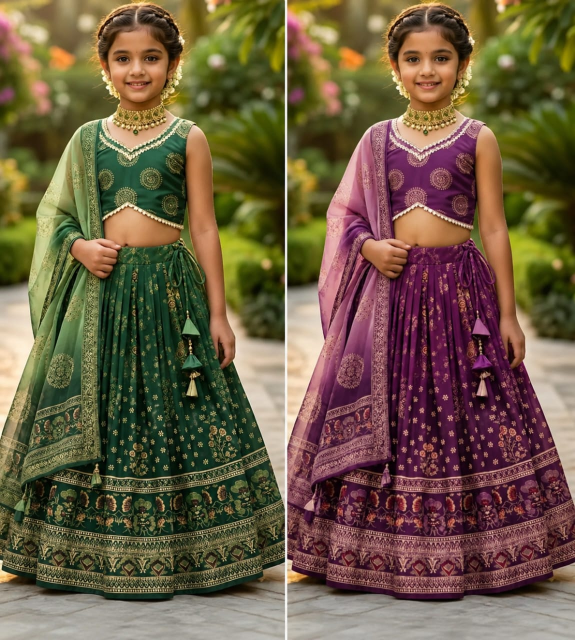
#> input picture pics/WhatsApp Image 2026-09-16 at 7.36.14 PM (2).jpeg, 1150 x 1280 px, found by its file name (shown at 1/2 size)
$ python crop_twins.py
#> lines starting #> are read from the running program, lines starting #| are printed output that depends on the picture
import os
from PIL import Image, ImageOps

im = Image.open("pics/WhatsApp Image 2026-09-16 at 7.36.14 PM (2).jpeg")
#> im is the input picture: PIL image 1150x1280 RGB; mean R, G, B 109.3, 92.2, 67.6
im = ImageOps.exif_transpose(im).convert("RGB")
w, h = im.size
#> w = 1150; h = 1280
os.makedirs("tools/assets/img", exist_ok=True)
for name, box in (("malligai_l", (0, 0, w // 2, h)), ("malligai_r", (w // 2, 0, w, h))):
    crop = im.crop(box)
    crop.thumbnail((560, 800), Image.LANCZOS)
    out = f"tools/assets/img/{name}.jpg"
    crop.save(out, "JPEG", quality=68, optimize=True, progressive=True)
    print(name, crop.size, round(os.path.getsize(out) / 1024, 1), "KB")
#> this loop made 2 passes
#> pass 1, `crop = im.crop(box)`:
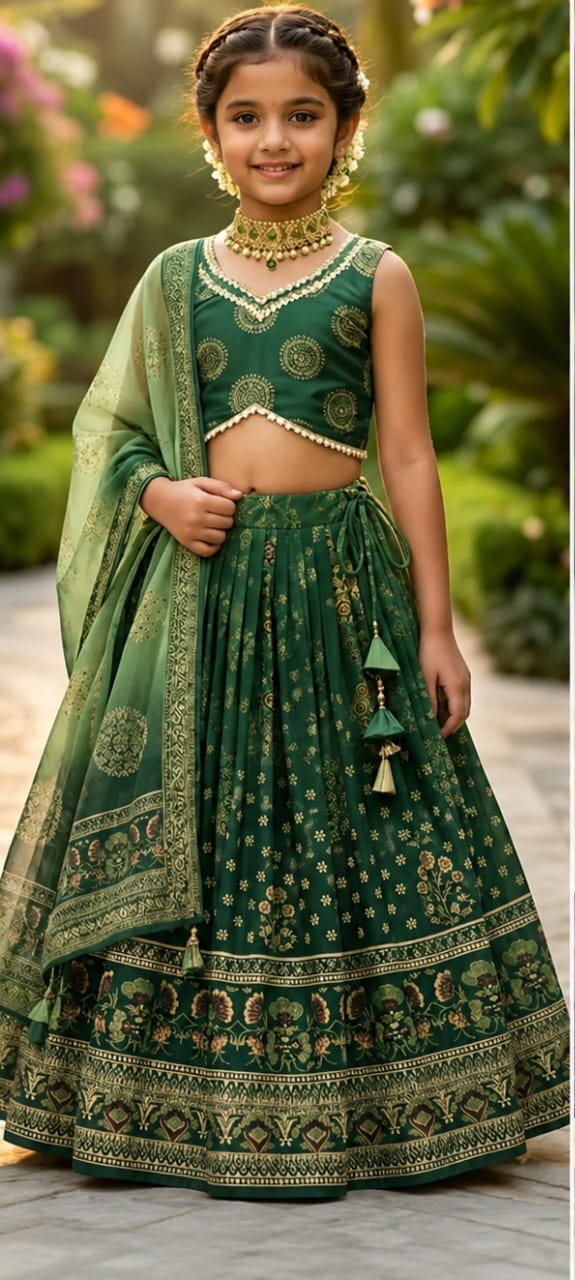
#> crop: PIL image 575x1280 RGB; mean R, G, B 102, 101, 64.6
#> pass 2, `crop = im.crop(box)`:
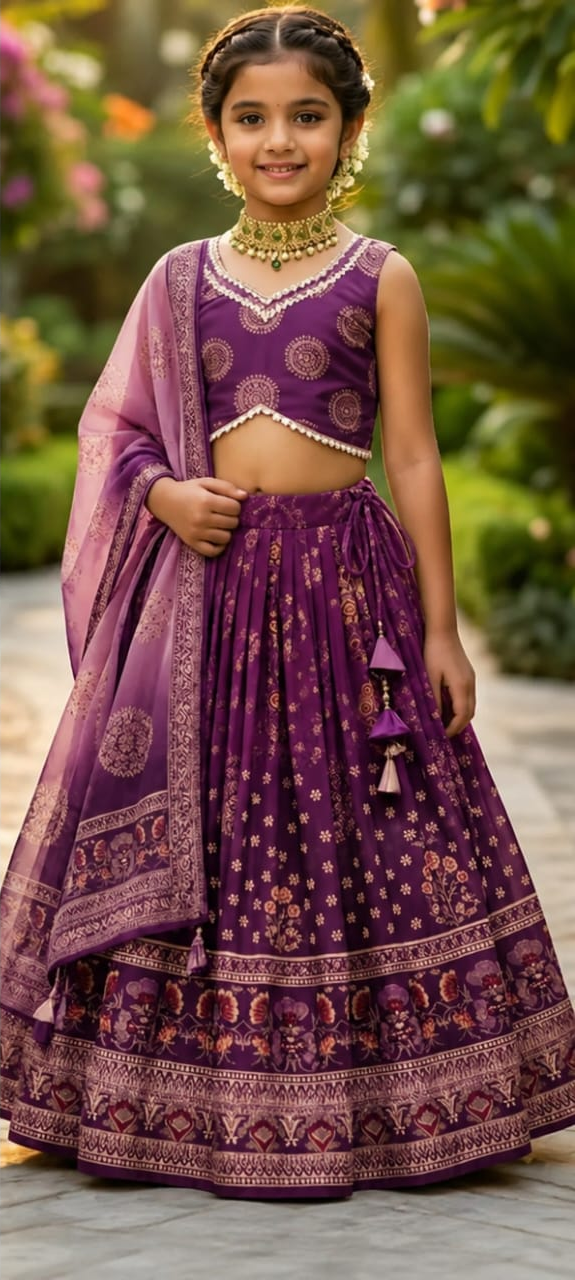
#> crop: PIL image 575x1280 RGB; mean R, G, B 116.6, 83.4, 70.7

$ run again, with pics/WhatsApp Image 2026-09-16 at 7.35.58 PM (1).jpeg copied over pics/WhatsApp Image 2026-09-16 at 7.36.14 PM (2).jpeg
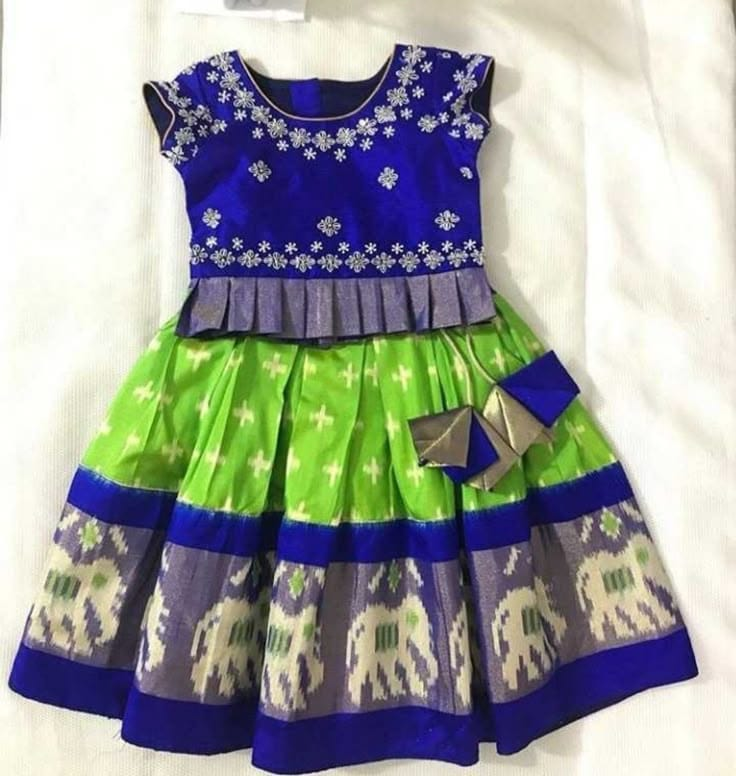
#> input picture pics/WhatsApp Image 2026-09-16 at 7.35.58 PM (1).jpeg, 736 x 776 px, found by its file name
#> im is the input picture: PIL image 736x776 RGB; mean R, G, B 156.2, 159.8, 156.6
#> the loop `for name, box in (("malligai_l", (0, 0, w // 2, h)), ("malligai_r", (w..` made 2 passes
#> pass 1, `crop = im.crop(box)`:
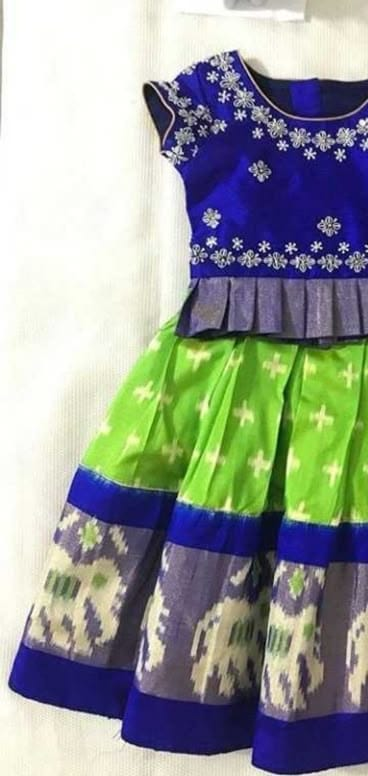
#> crop: PIL image 368x776 RGB; mean R, G, B 149.4, 155.9, 151
#> pass 2, `crop = im.crop(box)`:
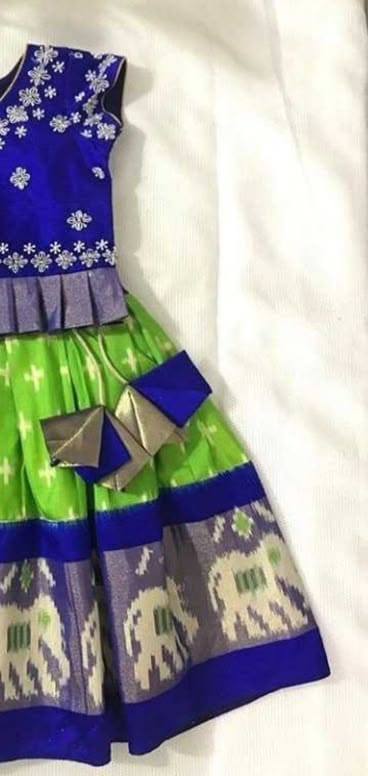
#> crop: PIL image 368x776 RGB; mean R, G, B 163.1, 163.7, 162.1
